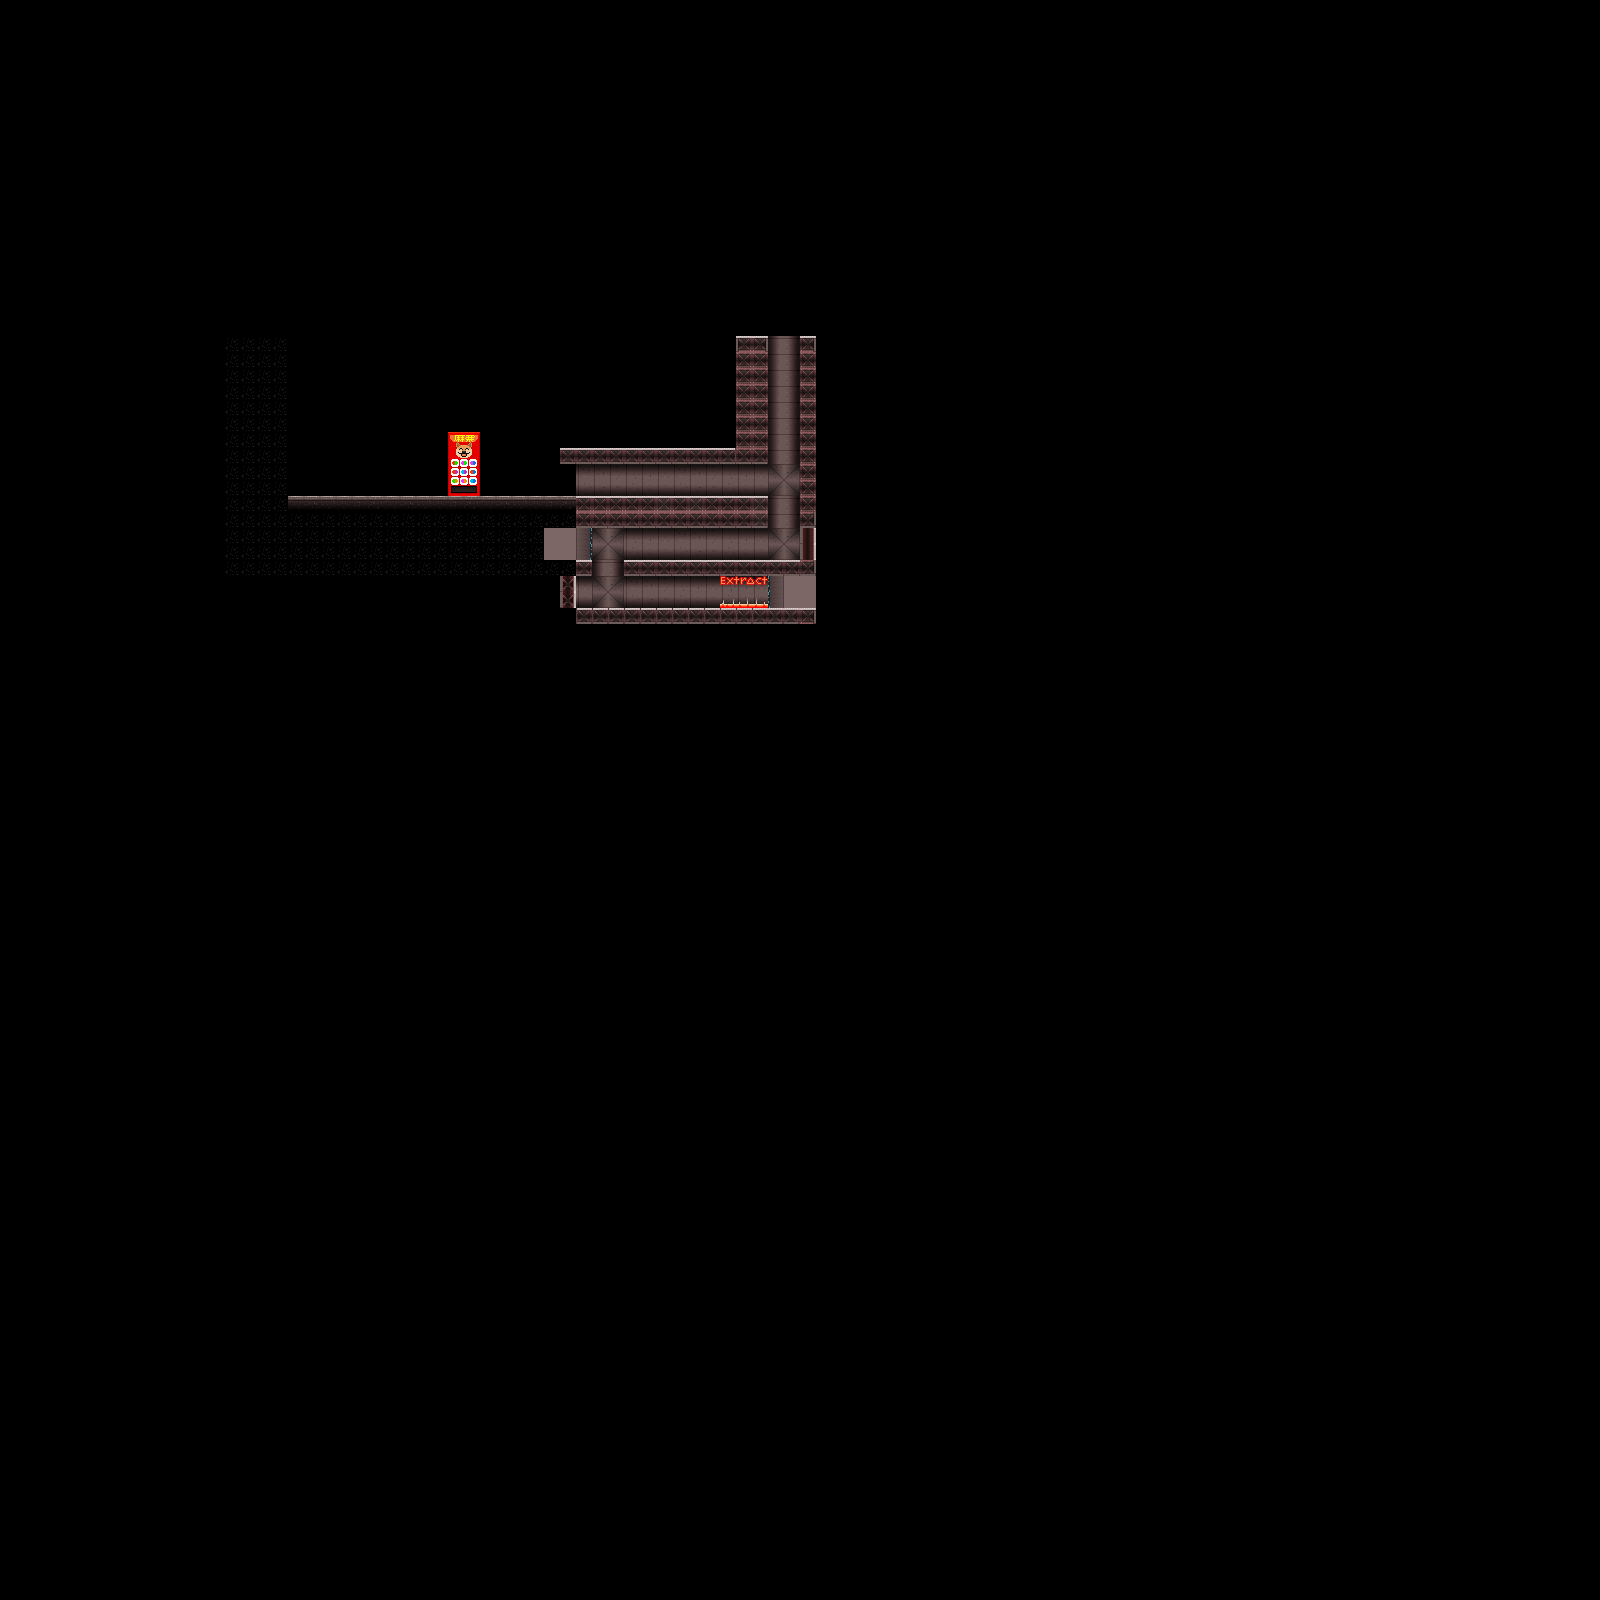

Tiled map render using the project's own tile images. Description and the map definition, with tile-layer contents summarised, below:
An orthogonal 100x100 tile map with 16x16 px tiles, 2 tile layers (Background, Middle), 1 hidden layer not drawn and 2 objects (2x trigger).

<map version="1.0" orientation="orthogonal" renderorder="right-down" width="100" height="100" tilewidth="16" tileheight="16" nextobjectid="6">
	<tileset firstgid="1" name="BasicForegroundParts" tilewidth="16" tileheight="16">
		<image source="../Sprites/BasicForegroundParts.png" width="1024" height="288" />
		<tile id="1084">
			<properties>
				<property name="Interaction" value="Extract" />
			</properties>
		</tile>
		<tile id="1085">
			<properties>
				<property name="Interaction" value="Extract" />
			</properties>
		</tile>
		<tile id="1086">
			<properties>
				<property name="Interaction" value="Extract" />
			</properties>
		</tile>
		<tile id="1148">
			<properties>
				<property name="Interaction" value="Extract" />
			</properties>
		</tile>
		<tile id="1149">
			<properties>
				<property name="Interaction" value="Extract" />
			</properties>
		</tile>
		<tile id="1150">
			<properties>
				<property name="Interaction" value="Extract" />
			</properties>
		</tile>
	</tileset>
	<layer name="Background" width="100" height="100">
		<properties>
			<property name="ZOrder" value="1" />
		</properties>
		<data>[10000 cells, 200 non-empty, 28 distinct tile ids]</data>
	</layer>
	<objectgroup name="Capa de Objetos 1">
		<properties>
			<property name="type" value="trigger" />
		</properties>
		<object id="1" type="trigger" x="547" y="462.667" width="29.6667" height="33.3333">
			<properties>
				<property name="behavior" value="reveal" />
				<property name="target" value="Front" />
			</properties>
		</object>
		<object id="3" type="trigger" x="721" y="575.667" width="47" height="31.3333">
			<properties>
				<property name="behavior" value="extract" />
			</properties>
		</object>
	</objectgroup>
	<layer name="Middle" width="100" height="100">
		<properties>
			<property name="ZOrder" value="0" />
		</properties>
		<data>[10000 cells, 213 non-empty, 43 distinct tile ids]</data>
	</layer>
	<layer name="Front" width="100" height="100" visible="0">
		<properties>
			<property name="ZOrder" value="-1" />
		</properties>
		<data>[10000 cells, 114 non-empty, 2 distinct tile ids]</data>
	</layer>
</map>
